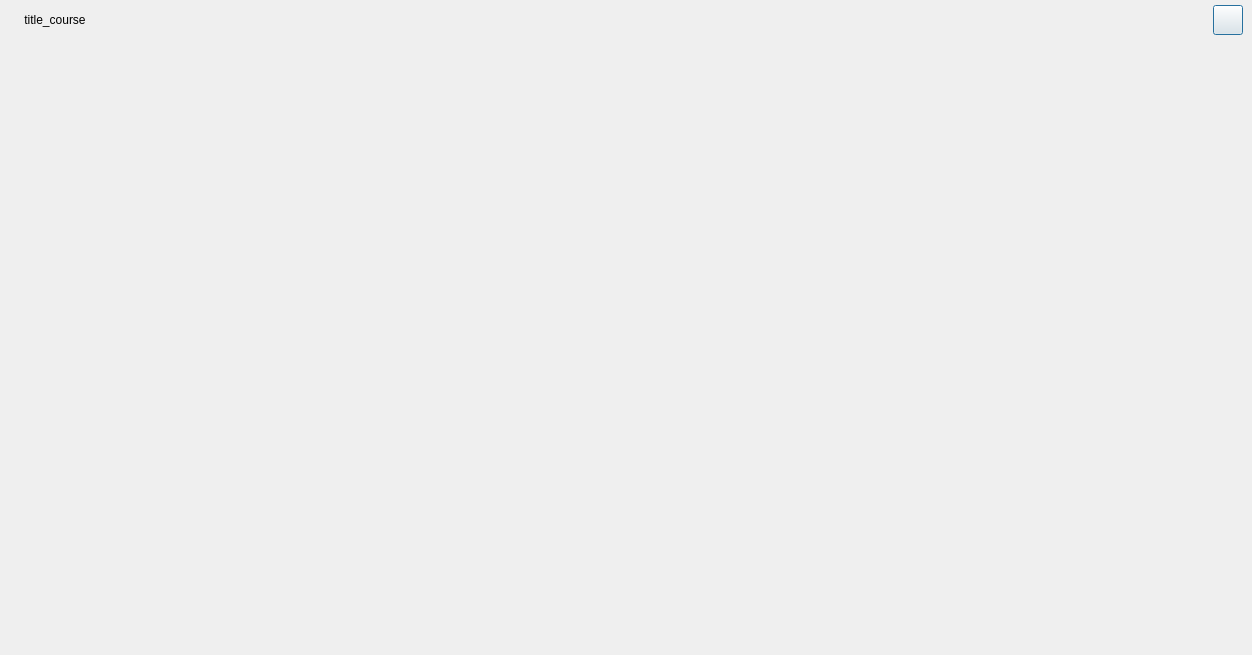
<?xml version="1.0" encoding="UTF-8"?>
<ui version="4.0">
 <class>CourseDialog</class>
 <widget class="QDialog" name="CourseDialog">
  <property name="geometry">
   <rect>
    <x>0</x>
    <y>0</y>
    <width>1252</width>
    <height>655</height>
   </rect>
  </property>
  <property name="windowTitle">
   <string>Dialog</string>
  </property>
  <layout class="QHBoxLayout" name="horizontalLayout">
   <property name="spacing">
    <number>0</number>
   </property>
   <property name="leftMargin">
    <number>5</number>
   </property>
   <property name="topMargin">
    <number>5</number>
   </property>
   <property name="rightMargin">
    <number>5</number>
   </property>
   <property name="bottomMargin">
    <number>5</number>
   </property>
   <item>
    <widget class="QWidget" name="courseDlg_mainWidget" native="true">
     <property name="minimumSize">
      <size>
       <width>1232</width>
       <height>612</height>
      </size>
     </property>
     <layout class="QVBoxLayout" name="verticalLayout">
      <property name="spacing">
       <number>0</number>
      </property>
      <property name="leftMargin">
       <number>0</number>
      </property>
      <property name="topMargin">
       <number>0</number>
      </property>
      <property name="rightMargin">
       <number>0</number>
      </property>
      <property name="bottomMargin">
       <number>0</number>
      </property>
      <item>
       <widget class="QWidget" name="courseDlg_titleBar" native="true">
        <property name="sizePolicy">
         <sizepolicy hsizetype="Preferred" vsizetype="Maximum">
          <horstretch>0</horstretch>
          <verstretch>0</verstretch>
         </sizepolicy>
        </property>
        <property name="minimumSize">
         <size>
          <width>0</width>
          <height>30</height>
         </size>
        </property>
        <property name="maximumSize">
         <size>
          <width>16777215</width>
          <height>30</height>
         </size>
        </property>
        <layout class="QHBoxLayout" name="horizontalLayout_2">
         <property name="spacing">
          <number>0</number>
         </property>
         <property name="leftMargin">
          <number>2</number>
         </property>
         <property name="topMargin">
          <number>0</number>
         </property>
         <property name="rightMargin">
          <number>4</number>
         </property>
         <property name="bottomMargin">
          <number>0</number>
         </property>
         <item>
          <widget class="QLabel" name="label_title">
           <property name="sizePolicy">
            <sizepolicy hsizetype="Fixed" vsizetype="Expanding">
             <horstretch>0</horstretch>
             <verstretch>0</verstretch>
            </sizepolicy>
           </property>
           <property name="minimumSize">
            <size>
             <width>96</width>
             <height>21</height>
            </size>
           </property>
           <property name="maximumSize">
            <size>
             <width>200</width>
             <height>30</height>
            </size>
           </property>
           <property name="text">
            <string>title_course</string>
           </property>
           <property name="alignment">
            <set>Qt::AlignCenter</set>
           </property>
          </widget>
         </item>
         <item>
          <spacer name="horSpacer">
           <property name="orientation">
            <enum>Qt::Horizontal</enum>
           </property>
           <property name="sizeHint" stdset="0">
            <size>
             <width>40</width>
             <height>20</height>
            </size>
           </property>
          </spacer>
         </item>
         <item>
          <widget class="QPushButton" name="pushButton_close">
           <property name="sizePolicy">
            <sizepolicy hsizetype="Maximum" vsizetype="Maximum">
             <horstretch>0</horstretch>
             <verstretch>0</verstretch>
            </sizepolicy>
           </property>
           <property name="minimumSize">
            <size>
             <width>30</width>
             <height>30</height>
            </size>
           </property>
           <property name="maximumSize">
            <size>
             <width>30</width>
             <height>30</height>
            </size>
           </property>
           <property name="text">
            <string/>
           </property>
          </widget>
         </item>
        </layout>
        <zorder>label_title</zorder>
        <zorder>horSpacer</zorder>
        <zorder>pushButton_close</zorder>
       </widget>
      </item>
      <item>
       <widget class="QClassWebView" name="CourseView">
        <property name="sizePolicy">
         <sizepolicy hsizetype="Preferred" vsizetype="Preferred">
          <horstretch>0</horstretch>
          <verstretch>0</verstretch>
         </sizepolicy>
        </property>
        <property name="url">
         <url>
          <string>about:blank</string>
         </url>
        </property>
       </widget>
      </item>
     </layout>
    </widget>
   </item>
  </layout>
 </widget>
 <customwidgets>
  <customwidget>
   <class>QClassWebView</class>
   <extends>QWidget</extends>
   <header>ClassWebView.h</header>
  </customwidget>
 </customwidgets>
 <resources/>
 <connections/>
</ui>
